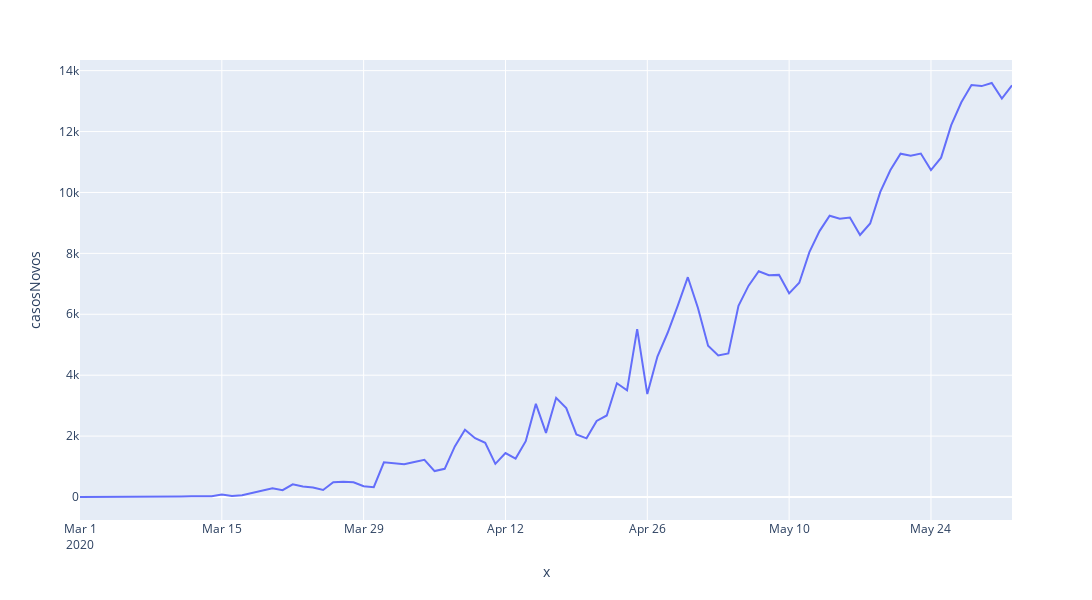

The cell this chart's notebook holds for it:
### Code cell
fig = px.line(final, x=final.index, y="casosNovos", width=1300, height=600)
fig.show()
